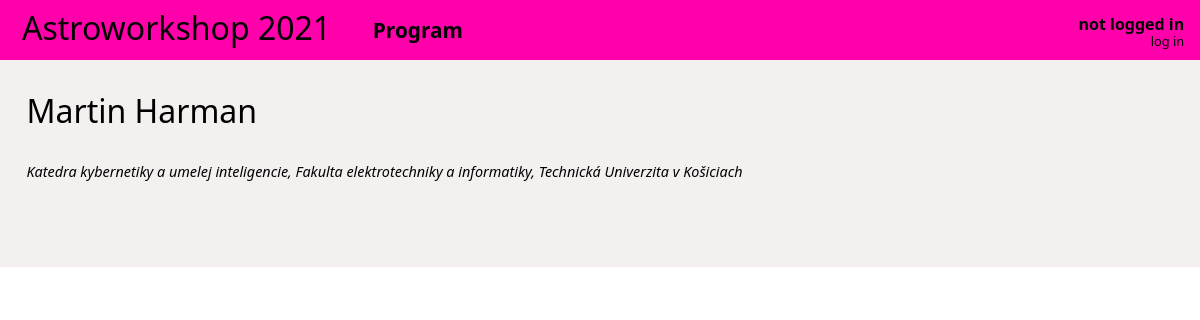
The page /participant/MartinHarman/ on the database its author committed.
### core/models/participant.py (models this page shows, shortened)
class Participant(AbstractUser):
    class Meta:
        ordering = ['last_name', 'first_name']
    affiliations = models.ManyToManyField('Institute', through='Affiliation')
    participations = models.ManyToManyField(
        'Event',
        through='Participation',
        through_fields=('person', 'event'),
    )

### core/models/institute.py (models this page shows, shortened)
class Institute(models.Model):
    class Meta:
        ordering = ['full_name']
    short_name = models.CharField(max_length=32)
    full_name = models.CharField(max_length=256)

### core/views/participant.py (the view)
# urls.py: path('participant/<slug:username>/', participant.ParticipantView.as_view(), name='account'),
class ParticipantView(django.views.generic.DetailView):
    model = Participant
    context_object_name = 'participant'
    template_name = 'core/participant.html'
    slug_field = 'username'
    slug_url_kwarg = 'username'

### core/templates/core/participant.html (shortened to what this page needs)
{% extends 'core/base.html' %}
{% load astro %}
{% block page %}
    <h2>
        {{ participant.get_full_name }}
    </h2>
    <div class="authortime">
        <span class="affiliation">
            {% for aff in participant.affiliations.all %}
                {{ aff.full_name }}
            {% endfor %}
        </span>
    </div>
{% endblock %}

### static/css/main.css (style rules this page uses)
html { width: 100%; font-family: "Segoe UI", "Verdana", sans-serif; padding: 0px; }
body { height: 100%; margin: 0px; }
h2 { font-size: 200%; font-weight: 500; padding-bottom: 8mm; line-height: 1.5; }
div.authortime { width: 100%; height: auto; padding-bottom: 20mm; }
span.affiliation { display: block; float: left; font-style: italic; font-size: 90%; width: 80%; }

### rows shown on the page
Participant: get_full_name "Martin Harman"
Institute: full_name "Katedra kybernetiky a umelej inteligencie, Fakulta elektrotechniky a informatiky, Technická Univerzita v Košiciach"
